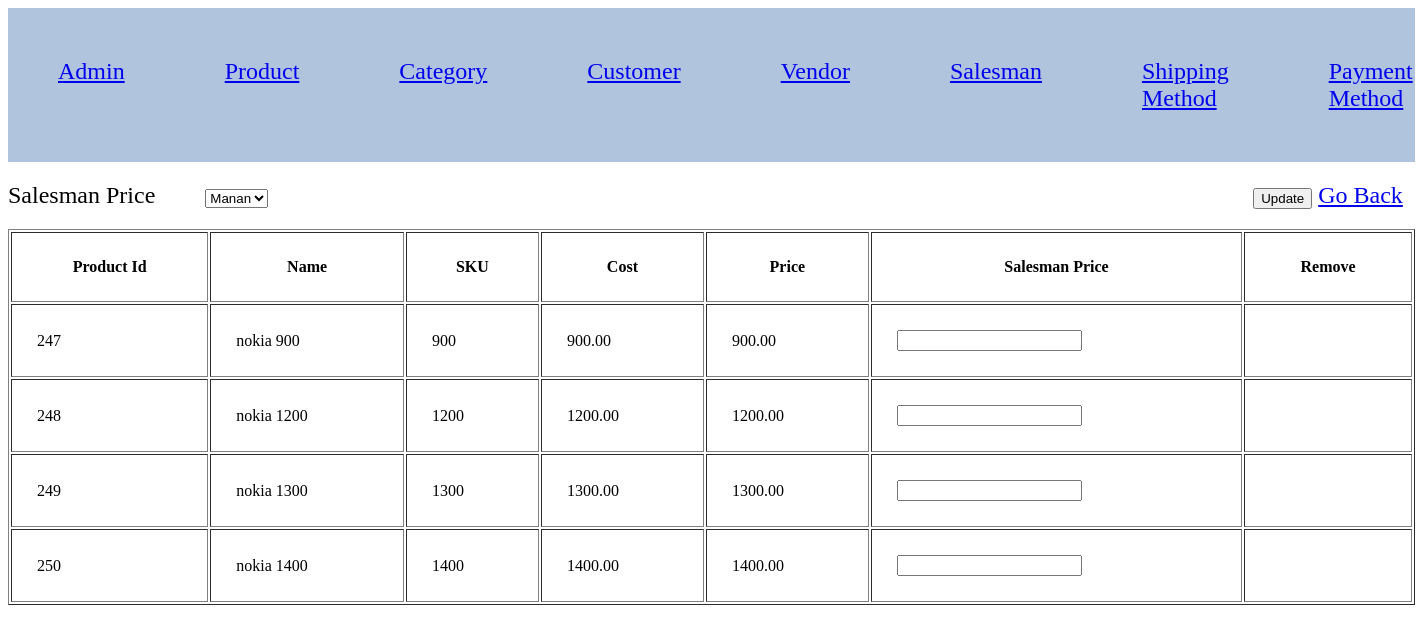
Screenshot of /project-manan-dharsandiya/Index.php?c=salesman_price&a=grid&id=39 with the database file from the repository.
### tables this page shows
CREATE TABLE `product` (
  `product_id` int(11) NOT NULL,
  `name` varchar(255) NOT NULL,
  `sku` varchar(50) NOT NULL,
  `cost` decimal(10,2) NOT NULL,
  `price` decimal(10,2) NOT NULL,
  `quantity` int(5) DEFAULT 100,
  `status` tinyint(4) NOT NULL,
  `created_at` datetime NOT NULL,
  `updated_at` datetime NOT NULL
);

### project-manan-dharsandiya/Model/Core/View.php (called while the page is built, shortened)
<?php
class Model_Core_View
{
	protected $data = [];
	protected $template = null;
	public function __get($key)
	{
		return $this->data[$key];
	}
	public function setData($data)
	{
		$this->data = $data;
		return $this;
	}
	public function setTemplate($template)
	{
		$this->template = $template;
		return $this;
	}
	public function getTemplate()
	{
		return $this->template;
	}
	public function render()
	{
		require 'View' . DS . $this->getTemplate();
	}
	public function getUrl($action = null, $controller = null, $params = [], $resetParam = false)
	{
		return Ccc::getModel('Core_Url')->getUrl($action, $controller, $params, $resetParam);
	}
}
?>

### project-manan-dharsandiya/Controller/Core/Action.php (called while the page is built, shortened)
<?php
class Controller_Core_Action
{
	protected $view = null;
	public function setView($view)
	{
		$this->view = $view;
		return $this;
	}
	public function getView()
	{
		if ($this->view) {
			return $this->view;
		}
		$view = Ccc::getModel('Core_View');
		return $view;
	}
	public function render()
	{
		return $this->getView()->render();
	}
}
?>

### project-manan-dharsandiya/Controller/Salesman/Price.php (called while the page is built, shortened)
<?php
class Controller_Salesman_Price extends Controller_Core_Action
{
	public function gridAction()
	{
		try {
			if (!($id = (int) $this->getRequest()->getParams('id'))) {
				throw new Exception("Invalid request.", 1);
			}
			$query = "SELECT p.`product_id`, p.`name`, p.`sku`, p.`cost`, p.`price`, p.`status`, (SELECT `salesman_price` FROM `salesman_price` WHERE `product_id` = p.`product_id` AND `salesman_id` = '{$id}') AS salesman_price, (SELECT `entity_id` FROM `salesman_price` WHERE `product_id` = p.`product_id` AND `salesman_id` = '{$id}') AS entity_id  FROM `product` AS p";
			$salesmenPrice =  Ccc::getModel('Salesman_Price_Row')->fetchAll($query);
			$query = "SELECT `salesman_id`, `first_name` FROM `salesman` ORDER BY `first_name` ASC";
			$salesmen = Ccc::getModel('Salesman_Row')->fetchAll($query);
			$this->render();
		} catch (Exception $e) {
		}
	}
}
?>

### project-manan-dharsandiya/Controller/Core/Front.php (called while the page is built, shortened)
<?php
class Controller_Core_Front
{
	public function init()
	{
		$request = Ccc::getModel('Core_Request');
		$controller = new $controllerClassName();
		$actionName = $request->getActionName().'Action';
		$controller->$actionName();
	}
}
?>

### project-manan-dharsandiya/Index.php (called while the page is built, shortened)
<?php
spl_autoload_register(function ($className) {
    $classPath = str_replace('_', '/', $className);
});
class Ccc
{
	public static function init()
	{
		$front = new Controller_Core_Front();
		$front->init();
	}
	public static function getModel($className)
	{
		return new $className();
	}
}
Ccc::init();
?>

### project-manan-dharsandiya/Model/Core/Url.php (called while the page is built, shortened)
<?php
class Model_Core_Url
{
	public function getUrl($action = null, $controller = null, $params = [], $resetParam = false)
	{
		$request = Ccc::getModel('Core_Request');
		$final = $request->getParams();
		if ($resetParam) {
			$final = [];
		}
		if ($controller) {
			$final['c'] = $controller;
		}
		else {
			$final['c'] = $request->getControllerName();
		}
		if ($action) {
			$final['a'] = $action;
		}
		else {
			$final['a'] = $request->getActionName();
		}
		$queryString = http_build_query($final);
		$url = $_SERVER['REQUEST_SCHEME'] . "://" . $_SERVER['HTTP_HOST'] . $_SERVER['SCRIPT_NAME'] . "?" . $queryString;
		return $url;
	}
}
?>

### project-manan-dharsandiya/Model/Core/Request.php (called while the page is built, shortened)
<?php
class Model_Core_Request
{
	public function getParams($key=null, $value=null)
	{
		if ($key == null) {
			return $_GET;
		}
		if (array_key_exists($key, $_GET)) {
			return $_GET[$key];
		}
		return $value;
	}
	public function getControllerName()
	{
		return $this->getParams('c', 'Index');
	}
}
?>

### project-manan-dharsandiya/Model/Core/Table/Row.php (called while the page is built, shortened)
<?php
class Model_Core_Table_Row
{
	protected $data = [];
	protected $table = null;
	public function setTable($table)
	{
		$this->table = $table;
		return $this;
	}
	public function getTable()
	{
		if ($this->table) {
			return $this->table;
		}
		return $this->table;
	}
	public function __get($key)
	{
		if (array_key_exists($key, $this->data)) {
			return $this->data[$key];
		}
		return null;
	}
	public function setData($data)
	{
		$this->data = array_merge($this->data, $data);
		return $this;
	}
	public function fetchAll($query)
	{
		$result = $this->getTable()->fetchAll($query);
		$rows = [];
		foreach ($result as $row) {
			 $rows[] = (new $this)->setData($row)->setTable($this->getTable());
		}
		return $rows;
	}
}
?>

### project-manan-dharsandiya/Model/Core/Adapter.php (called while the page is built, shortened)
<?php
class Model_Core_Adapter
{
	public $config = [
		'host' => 'localhost',
		'username' => 'root',
		'password' => '',
		'dbname' => 'project-manan-dharsandiya1'
	];
	public function connect(){
		$connect = mysqli_connect(
			$this->config['host'],
			$this->config['username'],
			$this->config['password'],
			$this->config['dbname']
		);
		return $connect;
	}
	public function fetchAll($query){
		$connect = $this->connect();
		$result = mysqli_query($connect, $query);
		if ($result->num_rows > 0) {
			return $result->fetch_all(MYSQLI_ASSOC);
		}
		return false;
	}
}
?>

### project-manan-dharsandiya/Model/Core/Table.php (called while the page is built, shortened)
<?php
class Model_Core_Table
{
	public function getAdapter()
	{
		$adapter = Ccc::getModel('Core_Adapter');
		return $adapter;
	}
	public function fetchAll($query)
	{
		return $this->getAdapter()->fetchAll($query);
	}
}
?>

### project-manan-dharsandiya/View/salesman/price/grid.phtml (the view, shortened to what this page needs)
<?php
$salesmen = $this->salesmen;
$salesmenPrice = $this->salesmenPrice;
?>
<!DOCTYPE html>
<html>
<head>
	<link rel="stylesheet" type="text/css" href="Skin/css/style.css">
</head>
<body>
	<?php $this->setTemplate('html/header.phtml')->render();?>
	<form action="<?php echo $this->getUrl('update');?>" method="post">
		<div class="body">
			<div>Salesman Price</div>
			<div class="box">
				<select>
					<?php foreach ($salesmen as $salesman) : ?>
					<option value="<?php echo $salesman->salesman_id; ?>"><?php echo $salesman->first_name; ?></option>
					<?php endforeach; ?>
				</select>
			</div>
			<div class="link">
				<button type="submit" name="update">Update</button>
				<a href="<?php echo $this->getUrl('grid', 'salesman', [], true);?>">Go Back</a>
			</div>
		</div>
		<table width="100%" cellpadding="25%" border="1px">
			<?php if (!$salesmenPrice): ?>
			<tr>
				<td colspan="7" align="center"><b>No data found.</b></td>
			</tr>
			<?php else: ?>
			<tr>
				<th>Product Id</th>
				<th>Name</th>
				<th>SKU</th>
				<th>Cost</th>
				<th>Price</th>
				<th>Salesman Price</th>
				<th>Remove</th>
			</tr>
			<?php
			foreach ($salesmenPrice as $salesmanPrice) :
			?>
			<tr>
				<td><?php echo $salesmanPrice->product_id;?></td>
				<td><?php echo $salesmanPrice->name;?></td>
				<td><?php echo $salesmanPrice->sku;?></td>
				<td><?php echo $salesmanPrice->cost;?></td>
				<td><?php echo $salesmanPrice->price;?></td>
				<td><input type="number" name="salesmanPrice[<?php echo $salesmanPrice->product_id;?>]" value="<?php echo $salesmanPrice->salesman_price; ?>"></td>
				<td>
				</td>
			</tr>
			<?php endforeach; ?>
			<?php endif; ?>
		</table>
	</form>
</body>
</html>

### project-manan-dharsandiya/View/html/header.phtml
<div class="head">
	<div class="button">
		<a href="index.php?c=admin&a=grid">Admin</a>
	</div>
	<div class="button">
		<a href="index.php?c=product&a=grid">Product</a>
	</div>
	<div class="button">
		<a href="index.php?c=category&a=grid">Category</a>
	</div>
	<div class="button">
		<a href="index.php?c=customer&a=grid">Customer</a>
	</div>
	<div class="button">
		<a href="index.php?c=vendor&a=grid">Vendor</a>
	</div>
	<div class="button">
		<a href="index.php?c=salesman&a=grid">Salesman</a>
	</div>
	<div class="button">
		<a href="index.php?c=shipping&a=grid">Shipping Method</a>
	</div>
	<div class="button">
		<a href="index.php?c=payment&a=grid">Payment Method</a>
	</div>
</div>

### project-manan-dharsandiya/Skin/css/style.css (style rules this page uses)
.head { display: flex; font-size: 150%; background-color: lightsteelblue; }
.button { margin: 50px; }
.body { display: flex; width: 100%; margin-top: 20px; margin-bottom: 20px; font-size: 150% }
.box { margin-left: 50px; }
.link { margin-left: 70%; }

### rows the page displays
product: product_id "247", name "nokia 900", sku "900", cost "900.00", price "900.00"
product: product_id "248", name "nokia 1200", sku "1200", cost "1200.00", price "1200.00"
product: product_id "249", name "nokia 1300", sku "1300", cost "1300.00", price "1300.00"
product: product_id "250", name "nokia 1400", sku "1400", cost "1400.00", price "1400.00"

### other values shown
form field value "Manan"
